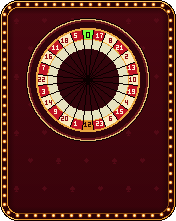
#> input picture Flux/assets/casino/roulette/roue.png, 176 x 221 px
$ python gen_roulette_jeu.py roue.png roue.png
#> lines starting #> are read from the running program, lines starting #| are printed output that depends on the picture
#!/usr/bin/env python3
"""Roulette jouable (Flux) : fond, bille, jetons de pari (2026-10-17, roue redessinée de 25 cases).

    <venv avec Pillow>/python3 gen_roulette_jeu.py <menu_casino_generique.png> <ItemsAdder/contents/influcasino>

À lancer après gen_roulette.py : la roue (textures/roulette/roue.png, 124 x 124, haut gauche en (26, 18)) est
relue dans le pack. La roue reste immobile ; c'est la bille qui tourne sur la piste extérieure, ralentit, tombe
dans sa case sans rebondir et s'y pose, puis ne bouge plus (aucune animation de case : la bille dans son trou
suffit). Fichier roulette_jeu.yml à part (roulette.yml reste celui de gen_roulette.py). Tout dans le namespace
influcasino :
- menu_roulette (fenêtre 176 x 221) : fond générique, table de pari sous la roue (cases des boutons, gains).
- roulette_bille_y<Y> / roulette_traine_y<Y> : la bille (5 x 5, haut à Y) et son ombre de vitesse (même forme, translucide).
- objets pari_rouge, pari_noir (jetons de pari) et pari_n0 à pari_n24 (jeton du numéro choisi, couleur de sa case).

La géométrie (centre, rayons, ordre des numéros) doit rester identique à fr.influencraft.flux.Roulette (Java).
"""
import math
import os
import sys

from PIL import Image, ImageDraw

FOND, PACK = sys.argv[1], sys.argv[2]

# ------------------------------------------------------------------ géométrie de la roue
X0, Y0, TAILLE = 26, 18, 124                 # roue.png : haut gauche et taille
CX, CY = 87.5, 79.5                          # centre (coordonnées continues de la fenêtre)
CASES_NB = 25                                # le 0 vert en haut, puis 24 numéros dans le sens horaire
PAS = 360 / CASES_NB                         # degrés par case (14,4)
# numéros de la roue de l'utilisateur, relevés case par case sur l'image (0 = vert en haut), sens horaire
NUMEROS = [0, 17, 8, 21, 2, 13, 10, 19, 4, 15, 6, 23, 12, 1, 20, 9, 14, 3, 22, 7, 16, 11, 18, 5, 24]
assert sorted(NUMEROS) == list(range(CASES_NB))
BILLE_Y = range(19, 137)                      # haut de la bille (centre - 2,5) : piste de rayon 55,5 et chute dans la case


def rgb(h, a=255):
    return tuple(int(h[i:i + 2], 16) for i in (0, 2, 4)) + (a,)


OR_FONCE, OR, OR_VIF = rgb("B0681E"), rgb("E0962C"), rgb("FFD94D")
CONTOUR = rgb("1A0505")
# couleur de chaque numéro, comme la roue : impair rouge, pair noir, 0 vert (le blanc de l'ancienne roue est
# devenu noir)
COULEURS = {"rouge": (rgb("C01424"), rgb("8A0A14"), rgb("FFF6D8")),       # corps, anneau, texte
            "noir": (rgb("1C1214"), rgb("5A4A4C"), rgb("FFF6D8")),
            "vert": (rgb("09851C"), rgb("04520F"), rgb("FFF6D8"))}


def couleur_de(n):
    return "vert" if n == 0 else "rouge" if n % 2 else "noir"


# ------------------------------------------------------------------ petite police 3 x 5
POLICE = {
    "0": ["###", "#.#", "#.#", "#.#", "###"], "1": [".#.", "##.", ".#.", ".#.", "###"],
    "2": ["###", "..#", "###", "#..", "###"], "3": ["###", "..#", ".##", "..#", "###"],
    "4": ["#.#", "#.#", "###", "..#", "..#"], "5": ["###", "#..", "###", "..#", "###"],
    "6": ["###", "#..", "###", "#.#", "###"], "7": ["###", "..#", ".#.", ".#.", ".#."],
    "8": ["###", "#.#", "###", "#.#", "###"], "9": ["###", "#.#", "###", "..#", "###"],
    ".": [".", ".", ".", ".", "#"], "x": ["...", "#.#", ".#.", "#.#", "..."],
}


def texte(im, txt, x, y, couleur, ech=1, ombre=None):
    for col, dec in ((ombre, 1), (couleur, 0)) if ombre else ((couleur, 0),):
        px = x
        for c in txt:
            g = POLICE[c]
            for dy, ligne in enumerate(g):
                for dx, ch in enumerate(ligne):
                    if ch == "#":
                        for ex in range(ech):
                            for ey in range(ech):
                                xx, yy = px + dx * ech + ex + dec, y + dy * ech + ey + dec
                                if 0 <= xx < im.width and 0 <= yy < im.height:
                                    im.putpixel((xx, yy), col)
            px += (len(g[0]) + 1) * ech
    return px


def largeur_texte(txt, ech=1):
    return sum((len(POLICE[c][0]) + 1) * ech for c in txt) - ech


# ------------------------------------------------------------------ fond : table de pari sous la roue
fond = Image.open(FOND).convert("RGBA")
#> fond is the input picture: PIL image 176x221 RGBA; mean R, G, B, A 88.8, 36.9, 30.7, 253.1
d = ImageDraw.Draw(fond)
PX0, PY0, PX1, PY1 = 12, 147, 163, 205
d.rectangle([PX0, PY0, PX1, PY1], fill=OR_FONCE)
d.rectangle([PX0 + 1, PY0 + 1, PX1 - 1, PY1 - 1], fill=rgb("1A0308"))
d.line([(PX0 + 1, PY0 + 1), (PX1 - 1, PY0 + 1)], fill=OR)
# cases des boutons (18 x 18 par case de coffre, le bouton fait 16 x 16 au centre) : rangée du haut = mise (y 157),
# rangée du dessous = paris (y 175)
CASES = [(3, 157), (4, 157), (5, 157), (1, 175), (2, 175), (4, 175), (5, 175), (6, 175)]
for col, y in CASES:
    x = 8 + 18 * col
    d.rectangle([x - 1, y - 1, x + 16, y + 16], fill=OR_FONCE)
    d.rectangle([x, y, x + 15, y + 15], fill=rgb("2A0306"))
# gains, sous chaque pari
for col, mult in ((1, "x2"), (2, "x2"), (5, "x24")):
    w = largeur_texte(mult)
    texte(fond, mult, 8 + 18 * col + 8 - w // 2, 195, OR_VIF)
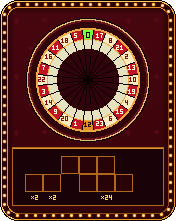
#> fond: PIL image 176x221 RGBA; mean R, G, B, A 86.7, 40.1, 30.5, 253.1; transparent parts drawn white
os.makedirs(os.path.join(PACK, "textures", "font"), exist_ok=True)
fond.save(os.path.join(PACK, "textures", "font", "menu_roulette.png"))

# ------------------------------------------------------------------ la roue (relue dans le pack)
roue = Image.open(os.path.join(PACK, "textures", "roulette", "roue.png")).convert("RGBA")
#> (the run stopped early here; a loop or call above may not have finished)

$ run again, with Flux/assets/casino/menu_casino_generique.png copied over Flux/assets/casino/roulette/roue.png
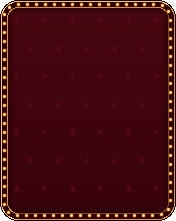
#> input picture Flux/assets/casino/menu_casino_generique.png, 176 x 221 px
#> fond is the input picture: PIL image 176x221 RGBA; mean R, G, B, A 70.1, 13.3, 15, 253.1
#> after the loop `for col, mult in ((1, "x2"), (2, "x2"), (5, "x24")):`:
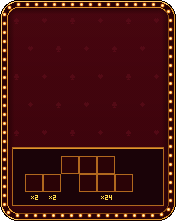
#> fond: PIL image 176x221 RGBA; mean R, G, B, A 68, 16.5, 14.8, 253.1; transparent parts drawn white
